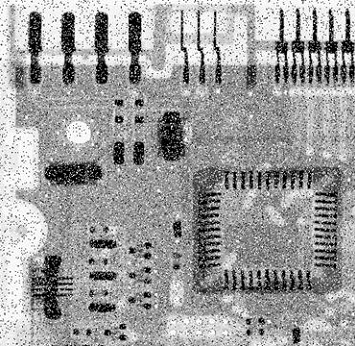
#> input picture LAB 3/image.png, 355 x 346 px
$ jupyter execute --allow-errors LAB3.ipynb
#> lines starting #> are read from the running program, lines starting #| are printed output that depends on the picture
#> in main, img is the input picture: shape (346, 355, 4); mean R, G, B, A 157, 157, 157, 255
[cell 1]
import numpy as np
import matplotlib.pyplot as plt
from skimage import io

def salt_pepper_noise(image, salt=0.1, pepper=0.1):
#> called with salt = 0.1, pepper = 0.1
    output = np.zeros(image.shape, np.uint8)
    thres = 1 - salt - pepper
    for i in range(image.shape[0]):
        for j in range(image.shape[1]):
            rdn = np.random.random()
            if rdn < salt:
                output[i][j] = 0
            elif rdn > thres:
                output[i][j] = 255
            else:
                output[i][j] = image[i][j]
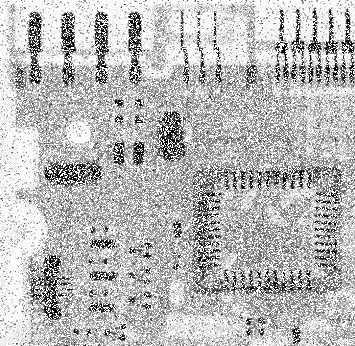
#> output: shape (346, 355, 4); mean R, G, B, A 160.9, 160.9, 160.9, 229.3; transparent parts drawn white
    return output

def median_filter(image, size):
#> called with size = 3
    temp = []
    indexer = size // 2
    image_final = np.zeros(image.shape)
    for i in range(image.shape[0]):
        for j in range(image.shape[1]):
            for z in range(size):
                if i + z - indexer < 0 or i + z - indexer > image.shape[0] - 1:
                    for c in range(size):
                        temp.append(0)
                else:
                    if j + z - indexer < 0 or j + indexer > image.shape[1] - 1:
                        temp.append(0)
                    else:
                        for k in range(size):
                            temp.append(image[i + z - indexer][j + k - indexer])
            temp.sort()
            image_final[i][j] = temp[len(temp) // 2]
            temp = []
#> image_final: shape (346, 355, 4) float64; every value is 0
    return image_final

def main():
    img = io.imread('image.png')
    noise_img = salt_pepper_noise(img)
    median = median_filter(noise_img, 3)
    io.imshow(noise_img)
    io.show()

#> (the rest of this cell did not finish here and is left out)
